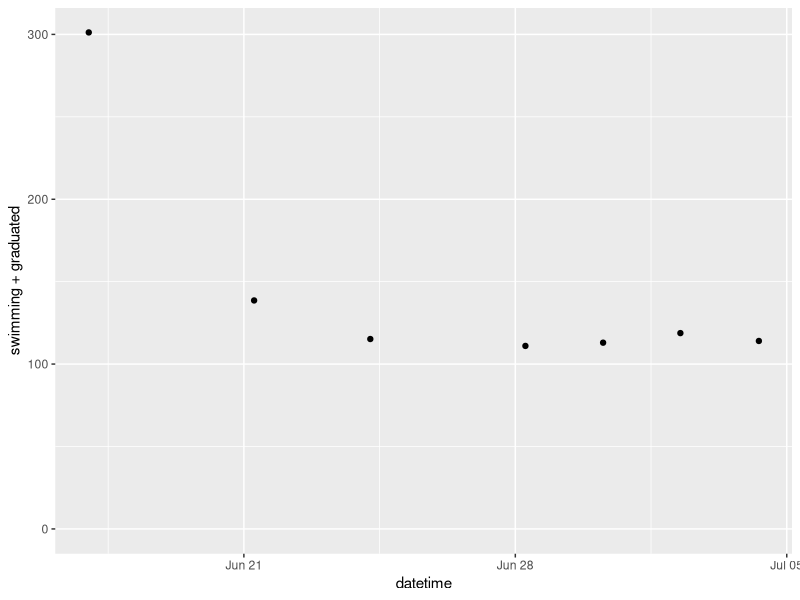
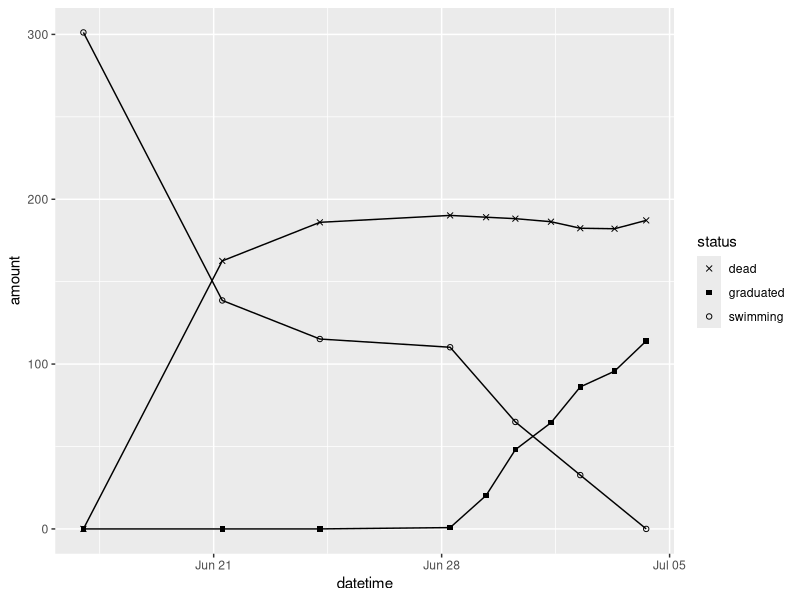

Write the R code that produced these figures, in order.
## Inital attempt to explore drain log data.

## Libraries, etc
library(tidyverse)
library(here)
library(readxl)
library(lubridate)

## Spawn Info
# `Date Spawned` = "D"
spawnInfo00 <- read_excel(here("HatcheryData", "2021 Spawn info.xlsx"), col_types = c("text", "date", "numeric"))

  

## Bring in Drain log data

drainLogRaw00 <- read_excel(here("HatcheryData", "2021 Drain Log Final_jacedit.xlsx"),
                            sheet = "raw drain day")
drainLogRaw01 <- drainLogRaw00 %>%
  mutate(datetime = ymd_hms(datetime))

## Lets start with just one cast. I like 21-38 a "best" batch.

spawn2138 <- spawnInfo00 %>% 
  filter(brood == "21-38")

drain2138 <- drainLogRaw01 %>%
  filter(brood == "21-38")

## The process of what I'd evenutally like a funciton to do.
## Track each open tank at each time-point and keep track of dead, swimming, and graduated larvae

## Notes: Can't handle systems other than 8 and 4
## 11 should be synonomous with 4 (refrigerator/settled)
## 28 with death, I think, but I think it could be considered graduated and wouldn't screw things up too much and would be easier to handle

# > drainLogRaw01 %>% group_by(toSystem) %>% summarise(n())
# # A tibble: 5 × 2
#   toSystem `n()`
#      <dbl> <int>
# 1        4  2198
# 2        8   584
# 3       11     9
# 4       28    10
# 5       NA    38

# Setup

dead <- 0
swimming <- 0
graduted <- 0

active_tanks <- c()

dates_in_brood <- drain2138$datetime %>% unique() %>% sort()

brood_table <- tibble(
  datetime = c(spawn2138$`Date Spawned`, drain2138$datetime) %>% unique() %>% sort(),
  observed = NA,
  dead = NA,
  swimming = NA,
  graduated = NA
)

# Step 0 -- the spawnlings go into the first tank

current_date <- spawn2138$`Date Spawned`



swimming <- spawn2138$`eggs produced (m)`

active_tanks <- drain2138[1,]$fromLocation # One active tank at first
tank_amounts <- swimming # there is only one tank, all swimming larvae are in it

active_tanks_table <- tibble(
  tanks = active_tanks,
  amount_active = tank_amounts
)

brood_table[1,]$observed <- TRUE
brood_table[1,]$dead <- 0
brood_table[1,]$swimming <- swimming
brood_table[1,]$graduated <- 0

# Step i -- At each day, active tanks transfer to their decendents
for(iter in 1:(nrow(brood_table)-1)){
#for(iter in 1:5) {
  
  
  current_date <- dates_in_brood[iter]
  
  drainlog_indexes <- which(drain2138$datetime == current_date)
  brood_table_index <- which(brood_table$datetime == current_date)
  
  
  transferred_tanks_table <- drain2138[drainlog_indexes,c("fromLocation", "toLocation", "toSystem", "amount")]
  
  tansferred_tanks_table_summed <- transferred_tanks_table %>%
    group_by(fromLocation, toLocation, toSystem) %>%
    summarise(amount = sum(amount)) %>%
    ungroup()
  
  day_accounting_table <- full_join(
    active_tanks_table,
    tansferred_tanks_table_summed, 
    by = c("tanks" = "fromLocation"), multiple = "all"
  )
  
  ##day_accounting_table <- day_accounting_table 
    ## mutate(died = amount_active - amount) ## wrong
  
  # We only want to calculate deaths on observed tables
  observed_tanks_table <- active_tanks_table %>%
    filter(tanks %in% transferred_tanks_table$fromLocation)
  
  total_died_today = sum(observed_tanks_table$amount_active) - sum(transferred_tanks_table$amount) # This can be slightly negative
  
  are_all_tanks_observed <- sum(is.na(day_accounting_table$toLocation)) == 0
  
  brood_table[brood_table_index,]$observed = are_all_tanks_observed
  brood_table[brood_table_index,]$dead = brood_table[brood_table_index-1,]$dead + total_died_today
  
  total_graduated_today <- tansferred_tanks_table_summed %>%
    filter(toSystem %in% c(4,11,28)) %>% # 28 for now, will try to handle differently (like death) later
    summarise(amount = sum(amount)) %>%
    pull(amount)
  
  brood_table[brood_table_index,]$graduated = brood_table[brood_table_index-1,]$graduated + total_graduated_today
  
  if(are_all_tanks_observed){
    
    total_swimming_today <- tansferred_tanks_table_summed %>%
    filter(toSystem == 8) %>%
    summarise(amount = sum(amount)) %>%
    pull(amount)
    
    brood_table[brood_table_index,]$swimming = total_swimming_today
  }
  
  # setup active tanks table for the next day
  # Should contain all of the new tanks, plus the unclosed ones
  unclosed_tanks <- day_accounting_table %>%
    filter(is.na(toSystem)) %>%
    select(tanks, amount_active)
  new_tanks <- day_accounting_table %>%
    filter(toSystem == 8) %>%
    select(tanks = toLocation,
           amount_active = amount)
  
  active_tanks_table <- bind_rows(unclosed_tanks,
                            new_tanks)
  
}

brood_table %>%
  ggplot(aes(x = datetime, y = swimming + graduated)) + 
  geom_point() +
  lims(y = c(0, NA))

brood_table %>%
  select(-observed) %>%
  pivot_longer(dead:graduated, names_to = "status", values_to = "amount") %>%
  filter(!is.na(amount)) %>%
  ggplot(aes(x = datetime, y = amount, shape = status)) + 
  geom_point() +
  geom_path() + 
  scale_shape_manual(values = c(dead = 4, graduated = 15, swimming = 1))

# 
# 
# 
# 
# tanks_closed <- drain2138[drainlog_indexes,]$fromLocation
# tanks_opened <- drain2138[drainlog_indexes,]$toLocation
# 
# untouched_tanks <- setdiff(active_tanks, tanks_closed)
# 
# are_all_observed <- length(untouched_tanks) == 0
# 
# brood_table[brood_table_index,]$observed <- are_all_observed
# 
# # Now what
# 
# # For the tanks closed, add the graduated and dead larvae to the totals.
# # Dead larvae
# graduated_indexes <- which(drain2138$datetime == current_date & drain2138$toSystem == 4)
# larvae_graduated_today <- sum(drain2138[graduated_indexes,]$amount)
# brood_table[brood_table_index,]$graduated <- larvae_graduated_today
# 
# confirmed_dead <- swimming - sum(drain2138[drainlog_indexes,]$amount) # this is going to break when I close more than one tank, but works for the first few iterations
# 
# brood_table[brood_table_index,]$dead <- confirmed_dead
# 
# swimming <- NULL # gOD HELP ME
# 
# # Create a new set of tanks to which we add the live larvae, per the drain log
# 
# 
